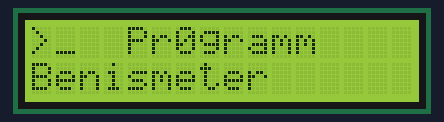
Simulated run of this sketch. Board: Arduino Uno, built with avr-gcc and run on an emulated ATmega328P. On the bench: 16×2 character LCD. WiFi joins after 1.5 s; servers stay silent unless stated; uploads are accepted with an empty reply; what the sketch prints to the serial monitor is not drawn.

Above: at 0.1 s.
At 3.0 s:
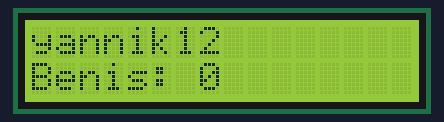

The sketch:

Benismeter.ino
```cpp
/*
Verbindung der Ports:

Spannungsversorgung des LCDs:
LCD VDD an 5V
LCD VSS an Gnd

Datenpins des LCDs:
LCD E an Pin 2
LCD RS an Pin 3
LCD D4 an Pin 5
LCD D5 an Pin 6
LCD D6 an Pin 8
LCD D7 an Pin 9
LCD RW an Gnd //RW ist für Lesen und Schreiben auf dem LCD, da wir nur schreiben kommt der Pin auf Gnd

Beleuchtung des LCDs:
LCD A an 3,3V
LCD K an Gnd

Kontrast des LCDs:
LCD V0 an den mittleren Pin des Potentiometers
Und an den äußeren Pins 5V und Gnd
(Falls man kein Poti zur Hand hat kann man dort auch direkt Gnd anschließen, dann hat das LCD allerdings einen sehr hohen Kontrast.)
*/
#include <LiquidCrystal.h>
#include <SPI.h>
#include <Ethernet.h>

//Hier dürft ihr noch rumspielen:
const String username = "yannik12";            //Pr0gramm Username
const unsigned int alle_x_sekunden_refrech=30; //Intervall in dem die Infos von Pr0gramm aktualisiert werden sollen
const unsigned int alle_x_sekunden_wechsel=3;  //Intervall in dem das Display zwischen Benis und Rang wechselt
const boolean zentriert=false;                 //Boolean der angibt ob der Username, Rang und Benis zentriert dargesetllt werden soll.
const boolean wechselbenismark = false;        //Ob zwischen Benis und rang gewechselt werden soll

//Ab hier wird es gefährlich
// Pins für das LCD setze
LiquidCrystal lcd(2, 3, 5, 6, 8, 9);

// assign a MAC address for the ethernet controller.
// fill in your address here:
byte mac[] = {0xDE, 0xAD, 0xBE, 0xEF, 0xFE, 0xED};

// initialize the library instance:
EthernetClient client;
char server[] = "pr0gramm.com";
//IPAddress server(10,225,156,53);//Adresse des Proxy Servers

unsigned long lastConnectionTime = 0;          // last time you connected to the server, in milliseconds
boolean lastConnected = false;                 // state of the connection last time through the main loop
const unsigned long postingInterval = alle_x_sekunden_refrech*1000;  // delay between updates, in milliseconds

unsigned long lastDrawTime = 0;
const unsigned long DrawInterval = alle_x_sekunden_wechsel*1000;  // delay between updates, in milliseconds
boolean drawed = false;

String content; // für die Antwortvon pr0gramm
long benis;      //Speichert den Benis
byte Mark;       //Speichert den Rang

void setup() {
  // set up the LCD's number of columns and rows:
  lcd.begin(16, 2);
  Serial.begin(9600);
  //Pr0gramm startup
  lcd.setCursor(0, 0);
  lcd.print(setmitte(">_  Pr0gramm"));
  lcd.setCursor(0, 1);
  lcd.print(setmitte("Benismeter"));
  // give the ethernet module time to boot up:
  delay(1000);
  // start the Ethernet connection(Es wird DHCP genutzt um IP und Gateway zu bekommen):
  Ethernet.begin(mac);
  // print the Ethernet board/shield's IP address:
  Serial.println("My IP address: ");
  Serial.println(Ethernet.localIP());

}

void loop() {
  // if there's incoming data from the net connection.
  // send it out the serial port.  This is for debugging
  // purposes only:
  if (client.available()) {
      char c = client.read();
      if (c == ',')//JSON Antwort bei den Kommas trennen
      {
        if (content.startsWith("\"score\":")) {//Benis auslesen
          benis = content.substring(8).toInt();
        }
        if (content.startsWith("\"mark\":")) {//Rang auslesen
          Mark = content.substring(7).toInt();
        }
        //'0':'Schwuchtel','1':'Neuschwuchtel','2':'Altschwuchtel','3':'Admin','4':'Gesperrt','5':'Moderator','6':'Fliesentischbesitzer','7':'Lebende Legende','8':'pr0wichtler'
        //Serial.println(content);
        content = "";
      }else{
        content += String(c);
      }
  }

  // if there's no net connection, but there was one last time
  // through the loop, then stop the client:
  if (!client.connected() && lastConnected) {
    //Serial.println("disconnecting.");
    client.stop();
  }

  // Wenn man nicht verbunden ist und der Timeout(postingInterval) um ist
  if(!client.connected() && ((millis() - lastConnectionTime > postingInterval) || lastConnectionTime == 0)) {
    httpRequest();
  }
  if(!client.connected() && ((millis() - lastDrawTime > DrawInterval) || lastDrawTime == 0)) {
    draw();
  }
  // store the state of the connection for next time through
  // the loop:
  lastConnected = client.connected();
}

// this method makes a HTTP connection to the server:
void httpRequest() {
  // if there's a successful connection:
  if (client.connect(server, 80)) {
    Serial.println("connecting...");
    // send the HTTP GET request:
    client.println("GET /api/profile/info?name=" + username + "&self=true HTTP/1.1");
    client.println("Host: pr0gramm.com");
    client.println("User-Agent: arduino-ethernet");
    client.println("Connection: close");
    client.println();
    // note the time that the connection was made:
    lastConnectionTime = millis();
  }
  else {
    // if you couldn't make a connection:
    Serial.println("connection failed");
    Serial.println("disconnecting.");
    client.stop();
  }
}

void draw() {
  lcd.setCursor(0, 0);
  lcd.clear();
  lcd.print(setmitte(username));

  lcd.setCursor(0, 1);
  if(wechselbenismark){
    if(drawed){
      String temp;
      switch (Mark) {
        case 0:
          temp = "Schwuchtel";
          break;
        case 1:
          temp = "Neuschwuchtel";
          break;
        case 2:
          temp = "Altschwuchtel";
          break;
        case 3:
          temp = "Admin";
          break;
        case 4:
          temp = "Gesperrt";
          break;
        case 5:
          temp = "Moderator";
          break;
        case 6:
          temp = "Fliesentischbesitzer";
          break;
        case 7:
          temp = "Lebende Legende";
          break;
        case 8:
          temp = "pr0wichtler";
          break;
        case 9:
          temp = "Edler Spender";
          break;
        default:
          temp = "Unknown";
      }
      lcd.print(setmitte(temp));
    }else{
      lcd.print(setmitte("Benis: " + String(benis)));
    }
  }else{
    lcd.print(setmitte("Benis: " + String(benis)));
  }
  drawed = !drawed;//Toggle
  lastDrawTime = millis();
}
String setmitte(String text)
{
  if(zentriert){
    int anzahlspace = ((16 - text.length())/2);
    String antwort = "";
    for (int i=1; i <= anzahlspace; i++){
      antwort += " ";
    }
    return antwort + text;
  }else{
    return text;
  }
}
```
